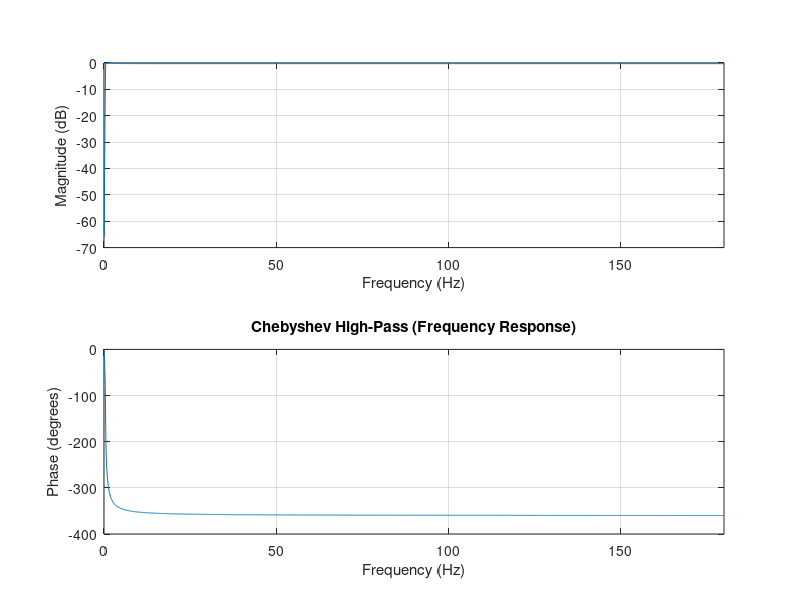
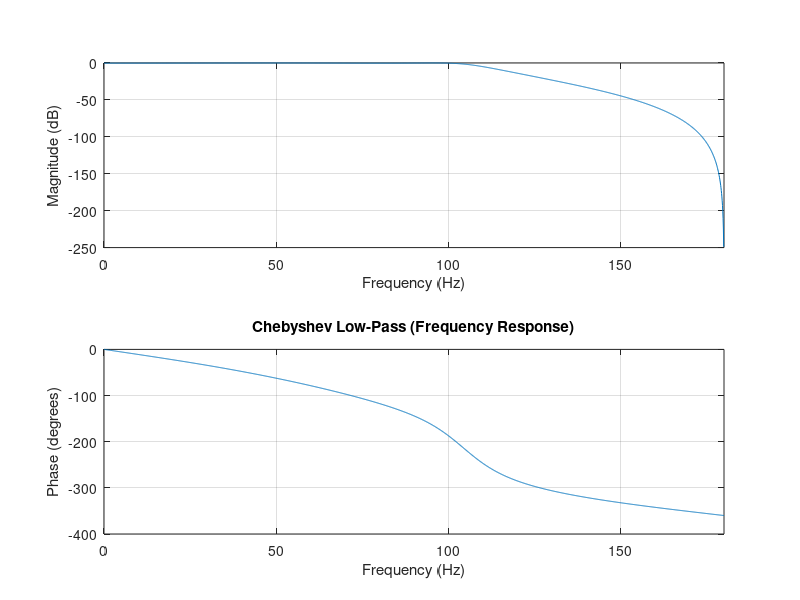
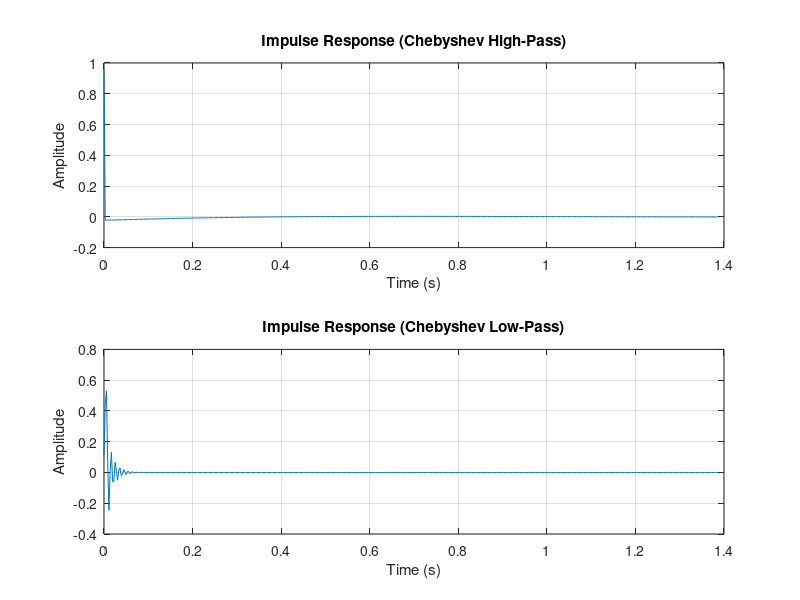

These figures' MATLAB source, in order: (Note: this script raises an error after producing the figures.)
%% Load ECG data
load('ecg_data.mat');
load('butter_result.mat', 'notchNumerator', 'notchDenominator');

%% Design Chebyshev Type I High-Pass Filter
passbandRippleDb = 0.25;
[chebyshevHpNumerator, chebyshevHpDenominator] = cheby1(4, passbandRippleDb, 0.5 / (samplingFrequency / 2), 'high');

%% Design Chebyshev Type I Low-Pass Filter
[chebyshevLpNumerator, chebyshevLpDenominator] = cheby1(4, passbandRippleDb, 100 / (samplingFrequency / 2), 'low');

%% Plot Frequency Responses
figure;
freqz(chebyshevHpNumerator, chebyshevHpDenominator, 2048, samplingFrequency);
title('Chebyshev High-Pass (Frequency Response)');
figure;
freqz(chebyshevLpNumerator, chebyshevLpDenominator, 2048, samplingFrequency);
title('Chebyshev Low-Pass (Frequency Response)');

%% Plot Impulse Responses
impulseResponseLength = 500;
impulseTimeAxis = (0:impulseResponseLength - 1) / samplingFrequency;
highPassImpulseResponse = impz(chebyshevHpNumerator, chebyshevHpDenominator, impulseResponseLength);
lowPassImpulseResponse = impz(chebyshevLpNumerator, chebyshevLpDenominator, impulseResponseLength);
figure;
subplot(2, 1, 1);
plot(impulseTimeAxis, highPassImpulseResponse);
title('Impulse Response (Chebyshev High-Pass)');
xlabel('Time (s)');
ylabel('Amplitude');
grid on;
subplot(2, 1, 2);
plot(impulseTimeAxis, lowPassImpulseResponse);
title('Impulse Response (Chebyshev Low-Pass)');
xlabel('Time (s)');
ylabel('Amplitude');
grid on;

%% Plot Step Responses
highPassStepResponse = stepz(chebyshevHpNumerator, chebyshevHpDenominator, impulseResponseLength);
lowPassStepResponse = stepz(chebyshevLpNumerator, chebyshevLpDenominator, impulseResponseLength);
figure;
subplot(2, 1, 1);
plot(impulseTimeAxis, highPassStepResponse);
title('Step Response (Chebyshev High-Pass)');
xlabel('Time (s)');
ylabel('Amplitude');
grid on;
subplot(2, 1, 2);
plot(impulseTimeAxis, lowPassStepResponse);
title('Step Response (Chebyshev Low-Pass)');
xlabel('Time (s)');
ylabel('Amplitude');
grid on;

%% Pole-Zero Plots
figure;
subplot(1, 2, 1);
zplane(chebyshevHpNumerator, chebyshevHpDenominator);
title('Pole-Zero (Chebyshev HP)');
subplot(1, 2, 2);
zplane(chebyshevLpNumerator, chebyshevLpDenominator);
title('Pole-Zero (Chebyshev LP)');

%% Apply Filters
% filtfilt applies zero-phase filtering (no phase distortion)
ecgAfterHighPass = filtfilt(chebyshevHpNumerator, chebyshevHpDenominator, noisyEcgSignal);
ecgAfterNotch = filtfilt(notchNumerator, notchDenominator, ecgAfterHighPass);
ecgCleanedChebyshev = filtfilt(chebyshevLpNumerator, chebyshevLpDenominator, ecgAfterNotch);

%% Plot Filtering Steps
figure;
subplot(4, 1, 1);
plot(timeAxis, noisyEcgSignal);
title('Noisy ECG');
ylabel('mV');
grid on;
subplot(4, 1, 2);
plot(timeAxis, ecgAfterHighPass);
title('After Chebyshev High Pass');
ylabel('mV');
grid on;
subplot(4, 1, 3);
plot(timeAxis, ecgAfterNotch);
title('After Notch Filter');
ylabel('mV');
grid on;
subplot(4, 1, 4);
plot(timeAxis, ecgCleanedChebyshev);
title('After Chebyshev Low-Pass');
ylabel('mV');
xlabel('Time (s)');
grid on;

%% Print Coefficients
disp('Chebyshev HP numerator b:');
disp(chebyshevHpNumerator);
disp('Chebyshev HP denominator a:');
disp(chebyshevHpDenominator);
disp('Chebyshev LP numerator b:');
disp(chebyshevLpNumerator);
disp('Chebyshev LP denominator a:');
disp(chebyshevLpDenominator);

%% Verify Specs Compliance
[highPassFreqResponse, highPassFreqAxis] = freqz(chebyshevHpNumerator, chebyshevHpDenominator, 8192, samplingFrequency);
[lowPassFreqResponse, lowPassFreqAxis] = freqz(chebyshevLpNumerator, chebyshevLpDenominator, 8192, samplingFrequency);

hpPassbandGain = 20 * log10(abs(highPassFreqResponse(find(highPassFreqAxis >= 10, 1))));
hpStopbandAttenuation = 20 * log10(abs(highPassFreqResponse(find(highPassFreqAxis >= 0.1, 1))));
lpPassbandGain = 20 * log10(abs(lowPassFreqResponse(find(lowPassFreqAxis >= 90, 1))));
lpStopbandAttenuation = 20 * log10(abs(lowPassFreqResponse(find(lowPassFreqAxis >= 150, 1))));

fprintf('\nChebyshev Specs Verification: \n');
fprintf('HP passband gain at 10 Hz  : %.3f dB\n', hpPassbandGain);
fprintf('HP stopband atten at 0.1 Hz: %.3f dB\n', hpStopbandAttenuation);
fprintf('LP passband gain at 90 Hz  : %.3f dB\n', lpPassbandGain);
fprintf('LP stopband atten at 150 Hz: %.3f dB\n', lpStopbandAttenuation);

%% Save
save('cheby_result.mat', 'ecgCleanedChebyshev', 'chebyshevHpNumerator', 'chebyshevHpDenominator', 'chebyshevLpNumerator', 'chebyshevLpDenominator');
